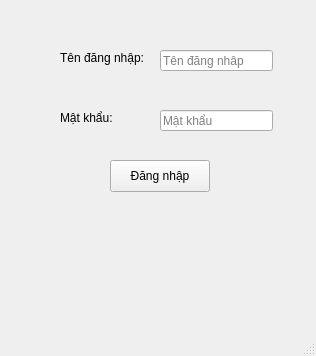
<?xml version="1.0" encoding="UTF-8"?>
<ui version="4.0">
 <class>mainWindow</class>
 <widget class="QMainWindow" name="mainWindow">
  <property name="geometry">
   <rect>
    <x>0</x>
    <y>0</y>
    <width>316</width>
    <height>356</height>
   </rect>
  </property>
  <property name="windowTitle">
   <string>MainWindow</string>
  </property>
  <widget class="QWidget" name="centralwidget">
   <widget class="QLabel" name="label">
    <property name="geometry">
     <rect>
      <x>60</x>
      <y>50</y>
      <width>91</width>
      <height>16</height>
     </rect>
    </property>
    <property name="text">
     <string>Tên đăng nhập:</string>
    </property>
   </widget>
   <widget class="QLabel" name="label_2">
    <property name="geometry">
     <rect>
      <x>60</x>
      <y>110</y>
      <width>61</width>
      <height>16</height>
     </rect>
    </property>
    <property name="text">
     <string>Mật khẩu:</string>
    </property>
   </widget>
   <widget class="QPushButton" name="btn_login">
    <property name="geometry">
     <rect>
      <x>110</x>
      <y>160</y>
      <width>100</width>
      <height>32</height>
     </rect>
    </property>
    <property name="text">
     <string>Đăng nhập</string>
    </property>
   </widget>
   <widget class="QLineEdit" name="lineEdit_username">
    <property name="geometry">
     <rect>
      <x>160</x>
      <y>50</y>
      <width>113</width>
      <height>21</height>
     </rect>
    </property>
    <property name="text">
     <string/>
    </property>
    <property name="frame">
     <bool>true</bool>
    </property>
    <property name="echoMode">
     <enum>QLineEdit::Normal</enum>
    </property>
    <property name="placeholderText">
     <string>Tên đăng nhâp</string>
    </property>
   </widget>
   <widget class="QLineEdit" name="lineEdit_password">
    <property name="geometry">
     <rect>
      <x>160</x>
      <y>110</y>
      <width>113</width>
      <height>21</height>
     </rect>
    </property>
    <property name="text">
     <string/>
    </property>
    <property name="echoMode">
     <enum>QLineEdit::Password</enum>
    </property>
    <property name="placeholderText">
     <string>Mật khẩu</string>
    </property>
   </widget>
  </widget>
  <widget class="QMenuBar" name="menubar">
   <property name="geometry">
    <rect>
     <x>0</x>
     <y>0</y>
     <width>316</width>
     <height>24</height>
    </rect>
   </property>
  </widget>
  <widget class="QStatusBar" name="statusbar"/>
 </widget>
 <resources/>
 <connections/>
</ui>
